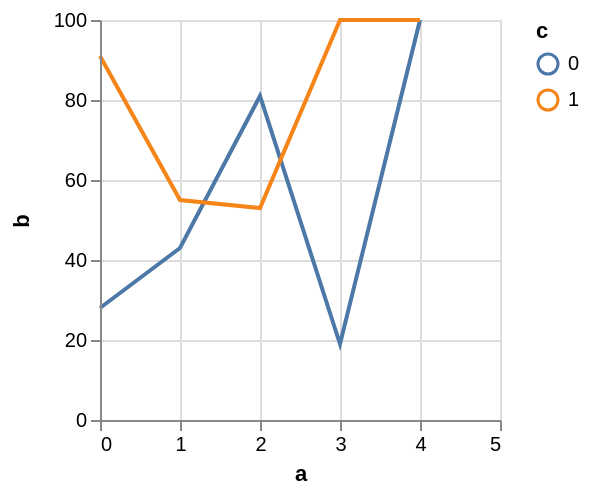

Specify this chart in Vega-Lite:
### Vega specification from a JSON file in a GitHub repository (floating-point values rounded to 4 significant figures)
{"$schema": "https://vega.github.io/schema/vega/v4.json", "autosize": "pad", "padding": 5, "width": 200, "height": 200, "style": "cell", "data": [{"name": "source_0", "values": [{"a": 0, "b": 28, "c": 0}, {"a": 0, "b": 91, "c": 1}, {"a": 1, "b": 43, "c": 0}, {"a": 1, "b": 55, "c": 1}, {"a": 2, "b": 81, "c": 0}, {"a": 2, "b": 53, "c": 1}, {"a": 3, "b": 19, "c": 0}]}, {"name": "data_0", "source": "source_0", "transform": [{"type": "impute", "field": "b", "key": "a", "keyvals": [4], "method": "value", "groupby": ["c"], "value": null}, {"type": "formula", "expr": "datum.b === null ? 100 : datum.b", "as": "b"}]}], "marks": [{"name": "pathgroup", "type": "group", "from": {"facet": {"name": "faceted_path_main", "data": "data_0", "groupby": ["c"]}}, "encode": {"update": {"width": {"field": {"group": "width"}}, "height": {"field": {"group": "height"}}}}, "marks": [{"name": "marks", "type": "line", "style": ["line"], "sort": {"field": "datum[\"a\"]", "order": "descending"}, "from": {"data": "faceted_path_main"}, "encode": {"update": {"stroke": {"scale": "color", "field": "c"}, "tooltip": {"signal": "{\"a\": format(datum[\"a\"], \"\"), \"b\": format(datum[\"b\"], \"\"), \"c\": ''+datum[\"c\"]}"}, "x": {"scale": "x", "field": "a"}, "y": {"scale": "y", "field": "b"}, "defined": {"signal": "datum[\"a\"] !== null && !isNaN(datum[\"a\"]) && datum[\"b\"] !== null && !isNaN(datum[\"b\"])"}}}}]}], "scales": [{"name": "x", "type": "linear", "domain": {"data": "data_0", "field": "a"}, "range": [0, {"signal": "width"}], "nice": 1, "zero": false}, {"name": "y", "type": "linear", "domain": {"data": "data_0", "field": "b"}, "range": [{"signal": "height"}, 0], "nice": true, "zero": true}, {"name": "color", "type": "ordinal", "domain": {"data": "data_0", "field": "c", "sort": true}, "range": "category"}], "axes": [{"scale": "x", "orient": "bottom", "grid": false, "title": "a", "labelFlush": true, "labelOverlap": true, "tickCount": {"signal": "ceil(width/40)"}, "zindex": 1}, {"scale": "x", "orient": "bottom", "gridScale": "y", "grid": true, "tickCount": {"signal": "ceil(width/40)"}, "domain": false, "labels": false, "maxExtent": 0, "minExtent": 0, "ticks": false, "zindex": 0}, {"scale": "y", "orient": "left", "grid": false, "title": "b", "labelOverlap": true, "tickCount": {"signal": "ceil(height/40)"}, "zindex": 1}, {"scale": "y", "orient": "left", "gridScale": "x", "grid": true, "tickCount": {"signal": "ceil(height/40)"}, "domain": false, "labels": false, "maxExtent": 0, "minExtent": 0, "ticks": false, "zindex": 0}], "legends": [{"stroke": "color", "direction": "vertical", "gradientLength": {"signal": "clamp(height, 64, 200)"}, "title": "c"}], "config": {"axisY": {"minExtent": 30}}}
